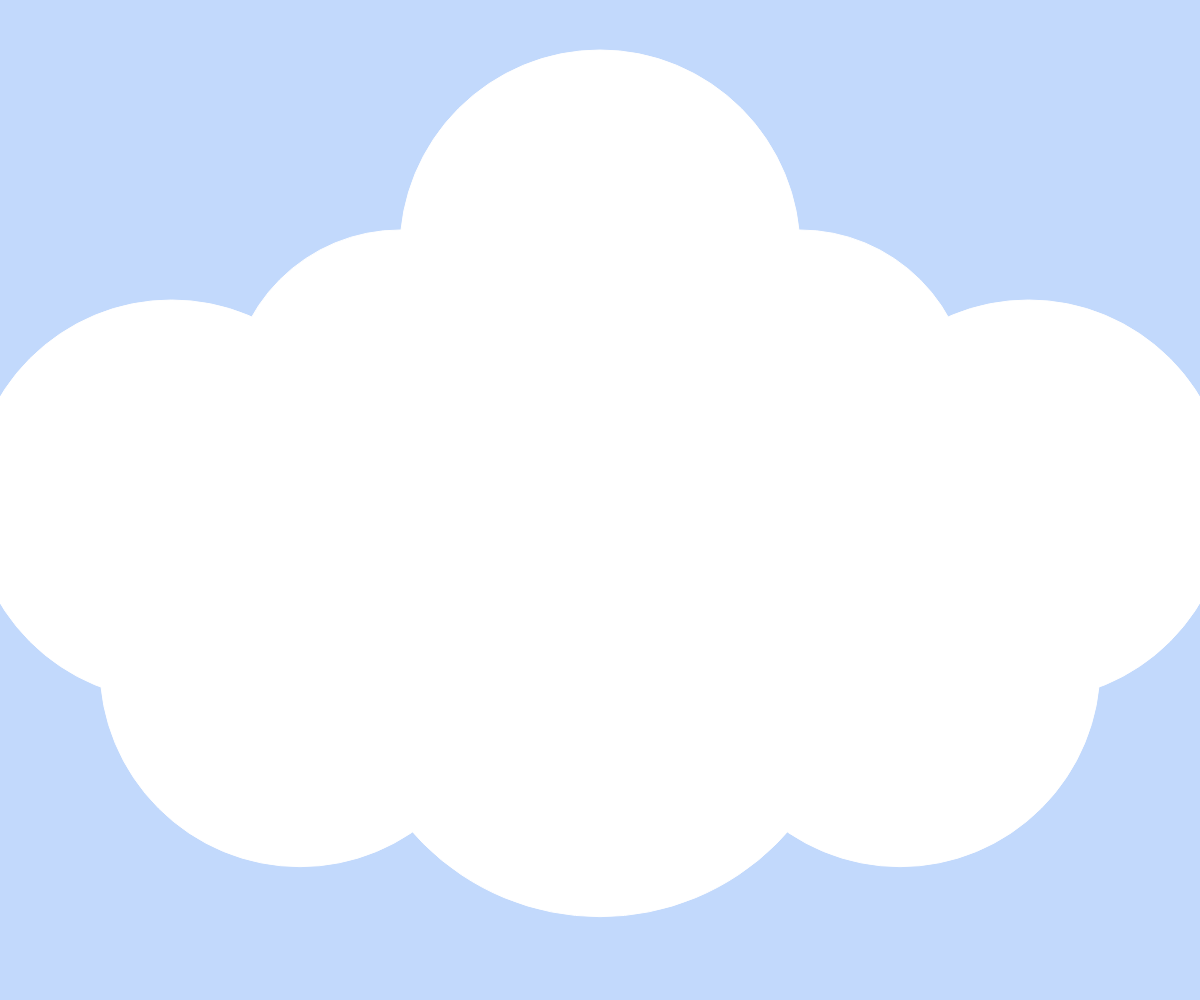
Frame 1 (no input)
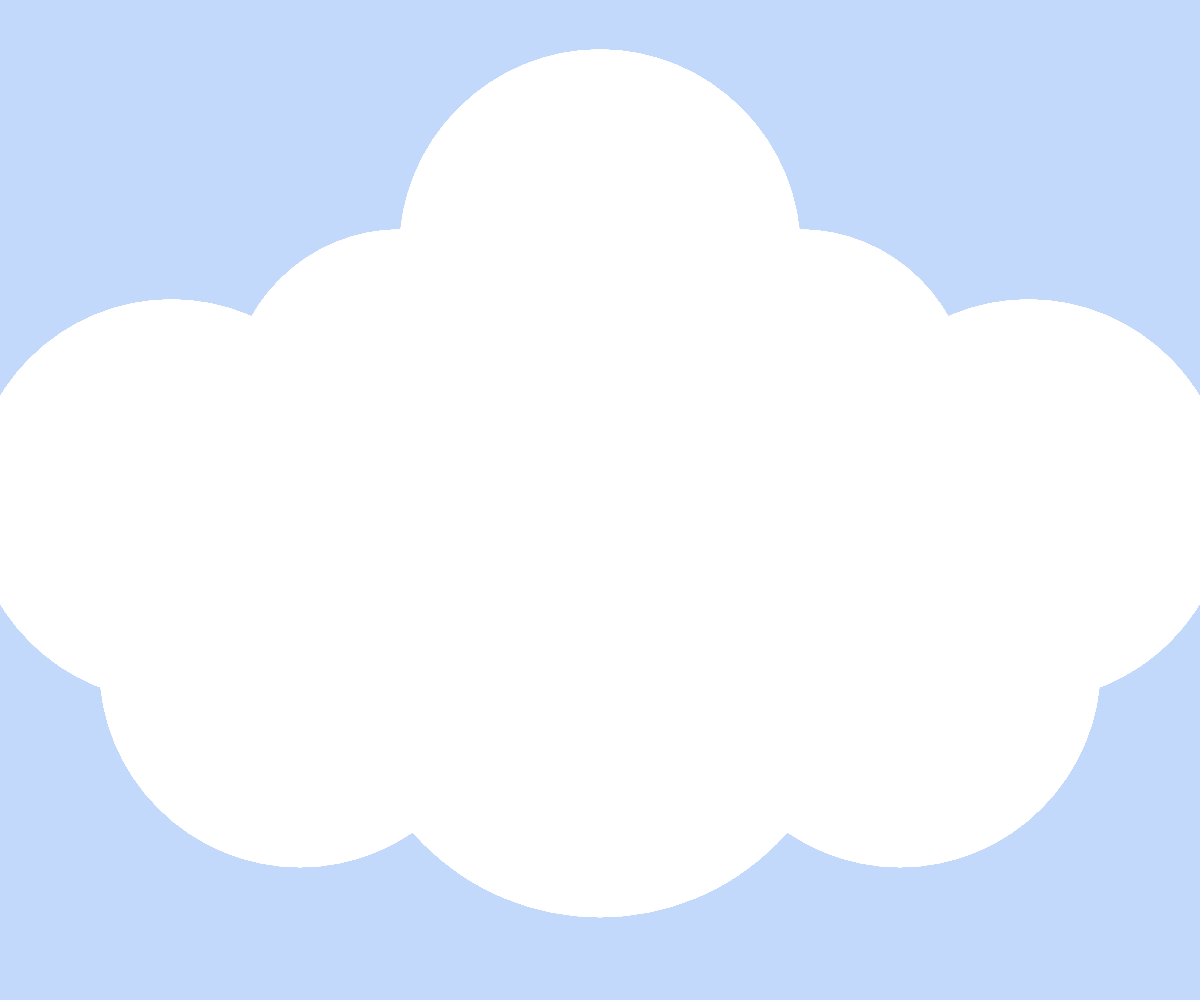
Frame 60 (no input)
Frame 120 (the mouse pressed at the canvas centre since frame 60): identical to frame 60, image omitted

The p5.js sketch that drew these frames (run headless with seeded random() and noise() and a simulated clock; from frame 60 on, the mouse is pressed at the canvas centre):

// p5.js sketch
// ── sketch.js

//hydrologic cycle, stage 1: condensation

function setup() {
createCanvas(windowWidth,windowHeight);
  //faded blue color choice for cloudy sky
  background(194,217,252);


}

function draw() {

//central location of the cloud
//cloud drawing
imageMode(CENTER);
stroke(255,255,255);
fill(255,255,255);
circle(width/2,height/4,400);
circle(width/2,height*2/3,500);

circle(width/3,height*2/5,340);
circle(width*2/3,height*2/5,340);

circle(width/4,height*2/3,400);
circle(width*3/4,height*2/3,400);

circle(width/7,height/2,400);
circle(width*6/7,height/2,400);

}
